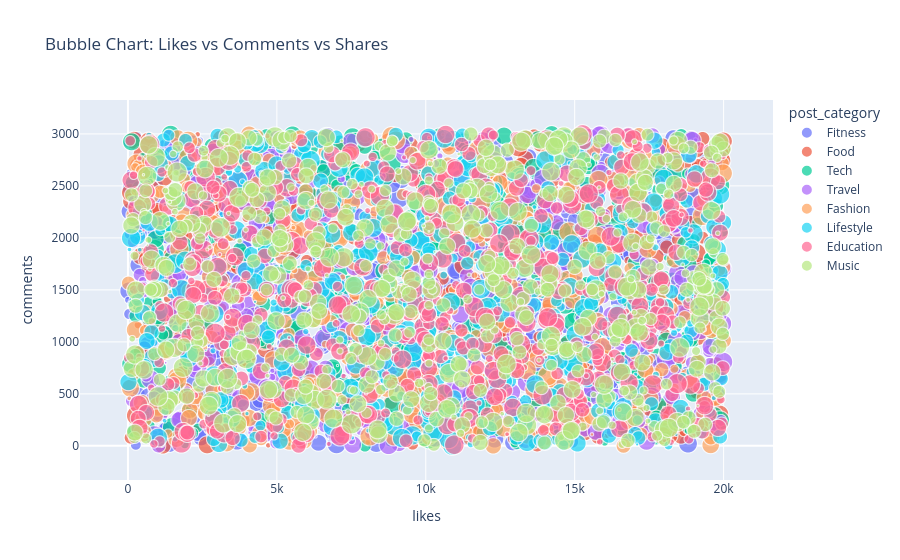

Notebook code cell kept with this figure:
### Code cell
Bub = px.scatter(
    df,
    x="likes",
    y="comments",
    size="shares",
    color="post_category",
    hover_name="country",
    title="Bubble Chart: Likes vs Comments vs Shares"
)

Bun.show()

### Figure 1 — Plotly figure (JSON) as saved in the notebook; plotly's stock layout.template omitted (floating-point values rounded to 4 significant figures; data arrays with more than 128 entries replaced by an {"elided": "..."} marker saying what was removed)
{"data": [{"hovertemplate": "<b>%{hovertext}</b><br><br>post_category=Fitness<br>likes=%{x}<br>comments=%{y}<br>shares=%{marker.size}<extra></extra>", "hovertext": {"elided": "675 str values"}, "legendgroup": "Fitness", "marker": {"color": "#636efa", "size": {"elided": "675 float values"}, "sizemode": "area", "sizeref": 4.997, "symbol": "circle"}, "mode": "markers", "name": "Fitness", "showlegend": true, "type": "scattergl", "x": {"elided": "675 float values"}, "xaxis": "x", "y": {"elided": "675 float values"}, "yaxis": "y"}, {"hovertemplate": "<b>%{hovertext}</b><br><br>post_category=Food<br>likes=%{x}<br>comments=%{y}<br>shares=%{marker.size}<extra></extra>", "hovertext": {"elided": "593 str values"}, "legendgroup": "Food", "marker": {"color": "#EF553B", "size": {"elided": "593 float values"}, "sizemode": "area", "sizeref": 4.997, "symbol": "circle"}, "mode": "markers", "name": "Food", "showlegend": true, "type": "scattergl", "x": {"elided": "593 float values"}, "xaxis": "x", "y": {"elided": "593 float values"}, "yaxis": "y"}, {"hovertemplate": "<b>%{hovertext}</b><br><br>post_category=Tech<br>likes=%{x}<br>comments=%{y}<br>shares=%{marker.size}<extra></extra>", "hovertext": {"elided": "665 str values"}, "legendgroup": "Tech", "marker": {"color": "#00cc96", "size": {"elided": "665 float values"}, "sizemode": "area", "sizeref": 4.997, "symbol": "circle"}, "mode": "markers", "name": "Tech", "showlegend": true, "type": "scattergl", "x": {"elided": "665 float values"}, "xaxis": "x", "y": {"elided": "665 float values"}, "yaxis": "y"}, {"hovertemplate": "<b>%{hovertext}</b><br><br>post_category=Travel<br>likes=%{x}<br>comments=%{y}<br>shares=%{marker.size}<extra></extra>", "hovertext": {"elided": "600 str values"}, "legendgroup": "Travel", "marker": {"color": "#ab63fa", "size": {"elided": "600 float values"}, "sizemode": "area", "sizeref": 4.997, "symbol": "circle"}, "mode": "markers", "name": "Travel", "showlegend": true, "type": "scattergl", "x": {"elided": "600 float values"}, "xaxis": "x", "y": {"elided": "600 float values"}, "yaxis": "y"}, {"hovertemplate": "<b>%{hovertext}</b><br><br>post_category=Fashion<br>likes=%{x}<br>comments=%{y}<br>shares=%{marker.size}<extra></extra>", "hovertext": {"elided": "594 str values"}, "legendgroup": "Fashion", "marker": {"color": "#FFA15A", "size": {"elided": "594 float values"}, "sizemode": "area", "sizeref": 4.997, "symbol": "circle"}, "mode": "markers", "name": "Fashion", "showlegend": true, "type": "scattergl", "x": {"elided": "594 float values"}, "xaxis": "x", "y": {"elided": "594 float values"}, "yaxis": "y"}, {"hovertemplate": "<b>%{hovertext}</b><br><br>post_category=Lifestyle<br>likes=%{x}<br>comments=%{y}<br>shares=%{marker.size}<extra></extra>", "hovertext": {"elided": "607 str values"}, "legendgroup": "Lifestyle", "marker": {"color": "#19d3f3", "size": {"elided": "607 float values"}, "sizemode": "area", "sizeref": 4.997, "symbol": "circle"}, "mode": "markers", "name": "Lifestyle", "showlegend": true, "type": "scattergl", "x": {"elided": "607 float values"}, "xaxis": "x", "y": {"elided": "607 float values"}, "yaxis": "y"}, {"hovertemplate": "<b>%{hovertext}</b><br><br>post_category=Education<br>likes=%{x}<br>comments=%{y}<br>shares=%{marker.size}<extra></extra>", "hovertext": {"elided": "631 str values"}, "legendgroup": "Education", "marker": {"color": "#FF6692", "size": {"elided": "631 float values"}, "sizemode": "area", "sizeref": 4.997, "symbol": "circle"}, "mode": "markers", "name": "Education", "showlegend": true, "type": "scattergl", "x": {"elided": "631 float values"}, "xaxis": "x", "y": {"elided": "631 float values"}, "yaxis": "y"}, {"hovertemplate": "<b>%{hovertext}</b><br><br>post_category=Music<br>likes=%{x}<br>comments=%{y}<br>shares=%{marker.size}<extra></extra>", "hovertext": {"elided": "635 str values"}, "legendgroup": "Music", "marker": {"color": "#B6E880", "size": {"elided": "635 float values"}, "sizemode": "area", "sizeref": 4.997, "symbol": "circle"}, "mode": "markers", "name": "Music", "showlegend": true, "type": "scattergl", "x": {"elided": "635 float values"}, "xaxis": "x", "y": {"elided": "635 float values"}, "yaxis": "y"}], "layout": {"legend": {"itemsizing": "constant", "title": {"text": "post_category"}, "tracegroupgap": 0}, "title": {"text": "Bubble Chart: Likes vs Comments vs Shares"}, "xaxis": {"anchor": "y", "domain": [0, 1], "title": {"text": "likes"}}, "yaxis": {"anchor": "x", "domain": [0, 1], "title": {"text": "comments"}}}}
